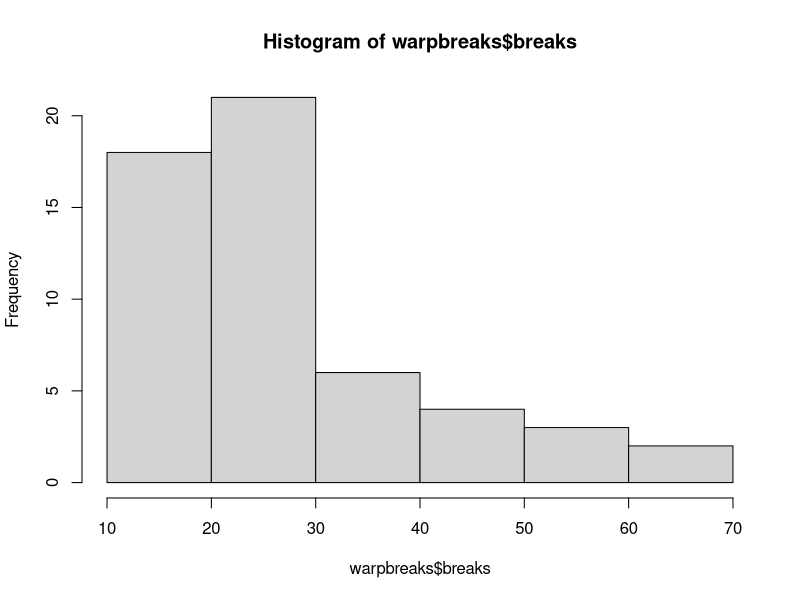

Write the R code that produced this figure.
# POISSION REGRESSION

# Syntax :  glm(formula,data,family) 

# Where,
# formula is the symbol presenting the relationship between the variables.
# data is the data set giving the values of these variables.
# family is R object to specify the details of the model. It's value is 'Poisson' for Poisson Regression.


# example : we need a dataset which gives count as final output , warpbeaks is a kind of dataset 


View(warpbreaks)
?warpbreaks
# break will be dependent vbl , and wool and tension will be independent 

table(warpbreaks$wool)
table(warpbreaks$wool,warpbreaks$breaks)
hist(warpbreaks$breaks)

model <-glm(breaks ~ wool+tension, data = warpbreaks, family = poisson)
model

summary(model)

newdata = data.frame(wool = "B", tension = "H") 

# after executing glm in model , we got two tension col H and M, can be put any one of them

# whenever wool = "B", tension = "H" how many breaks will be there , thats what we predicting

predict(model,newdata, type = "response")

#-----------------------------------------------------------------------------------------------------------------------

a = lm(mpg~hp+wt,data = mtcars)
summary(a)

b = glm(mpg~hp+wt,data = mtcars)
summary(b)

# glm having linking fun 


 



